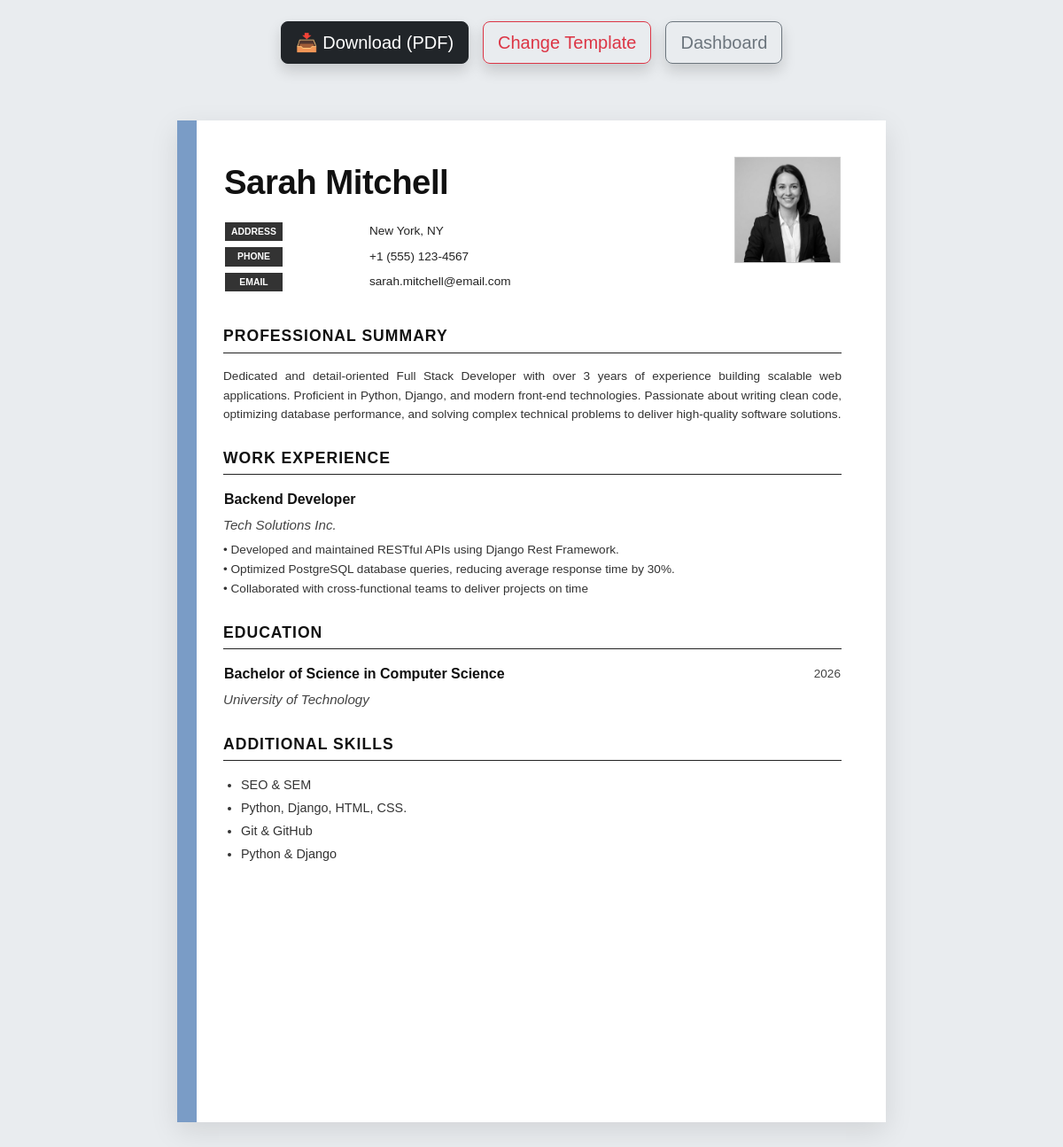
Page /cv/ (signed in) on the earlier database version.
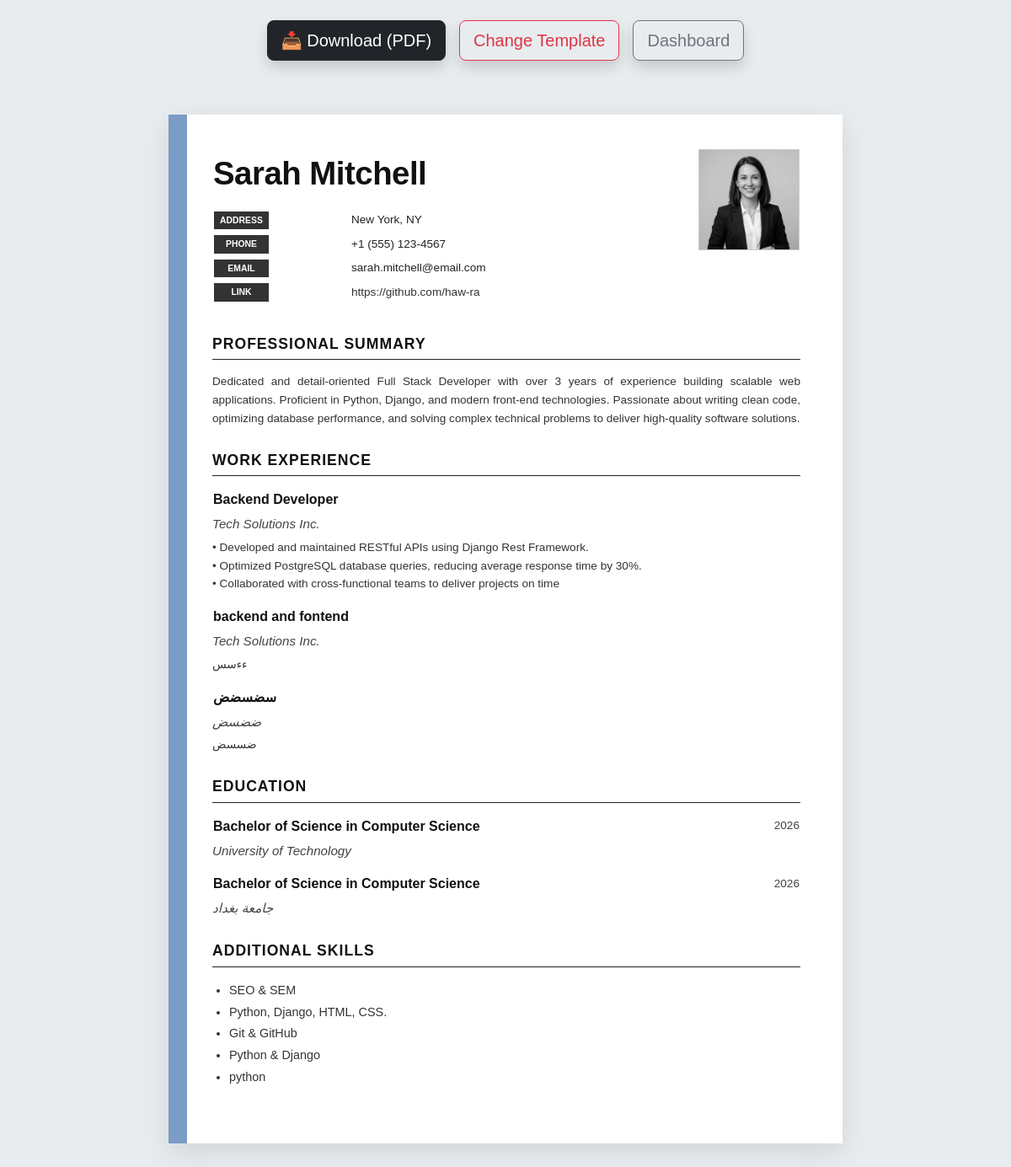
Same page on the later database version.
### cv_app/models.py (models this page shows, shortened)
class Profile(models.Model):
    user = models.ForeignKey(settings.AUTH_USER_MODEL, on_delete=models.CASCADE, null=True, blank=True)
    STYLE_CHOICES = [
        ('classic', 'كلاسيك أبيض - Classic White'),
        ('modern-dark', 'مودرن غامق - Modern Dark'),
        ('creative-blue', 'إبداعي أزرق - Creative Blue'),
        ('elegant', 'أنيق ومقسم - Elegant Minimal'),
    ]
    name = models.CharField(max_length=100)
    job_title = models.CharField(max_length=100)
    email = models.EmailField()
    phone_number = models.CharField(max_length=20, blank=True, null=True) # رقم الموبايل
    address = models.CharField(max_length=200, blank=True, null=True, verbose_name="عنوان السكن")
    profile_picture = models.ImageField(upload_to='profile_pics/', blank=True, null=True) # الصورة الشخصية
    cv_style = models.CharField(
        max_length=30,
        choices=STYLE_CHOICES,
        default='classic',
        verbose_name='نمط السيرة الذاتية'
    )
    bio = models.TextField()
    social_link = models.URLField(blank=True, null=True)

class Experience(models.Model):
    profile = models.ForeignKey(Profile, on_delete=models.CASCADE)
    company_or_project = models.CharField(max_length=150)
    job_role = models.CharField(max_length=100)
    description = models.TextField()

class Education(models.Model):
    profile = models.ForeignKey(Profile, on_delete=models.CASCADE)
    university = models.CharField(max_length=150)
    degree = models.CharField(max_length=100)
    graduation_year = models.CharField(max_length=4)

class Skill(models.Model):
    profile = models.ForeignKey(Profile, on_delete=models.CASCADE)
    skill_name = models.CharField(max_length=50)

### cv_app/views.py (the view)
# urls.py: path('cv/', views.home, name='home'),
@login_required
def home(request):
    profile = Profile.objects.filter(user=request.user).last()
    if not profile:
        return render(request, 'classic_cv.html', {'profile': None})
    if profile.cv_style == 'modern-dark':
        template_name = 'modern_dark_cv.html'
    elif profile.cv_style == 'creative-blue':
        template_name = 'creative_blue_cv.html'
    elif profile.cv_style == 'elegant': # السطر الجديد الخاص بالقالب الأنيق
        template_name = 'elegant_cv.html'
    elif profile.cv_style == 'english': # 👈 إضافة السطر الخاص بالقالب الإنجليزي
        template_name = 'english_cv.html'
    else:
        template_name = 'classic_cv.html'
    return render(request, template_name, {'profile': profile})

### cv_app/templates/english_cv.html (shortened to what this page needs)
<!DOCTYPE html>
<html lang="en" dir="ltr">
<head>
    <link href="https://cdn.jsdelivr.net/npm/bootstrap@5.3.0/dist/css/bootstrap.min.css" rel="stylesheet">
</head>
<body>
<div class="container">
    <div class="action-buttons no-print d-flex flex-column flex-md-row justify-content-center gap-3 my-4">
        <a href="{% url 'download_cv_pdf' profile.id %}" target="_blank" download class="btn btn-dark btn-lg shadow">📥 Download (PDF)</a>
        <a href="{% url 'choose_template' %}" class="btn btn-outline-danger btn-lg shadow">Change Template</a>
        <a href="{% url 'dashboard' %}" class="btn btn-outline-secondary btn-lg shadow">Dashboard</a>
    </div>
    {% if profile %}
    <div class="table-responsive" style="overflow-x: auto; max-width: 100%; padding-bottom: 15px;">
        <div class="cv-paper">
            <table class="header-table">
                <tr>
                    <td class="header-left">
                        <div class="cv-name">{{ profile.name }}</div>
                        <table class="contact-info">
                            {% if profile.address %}
                            <tr>
                                <td><span class="contact-label">Address</span></td>
                                <td>{{ profile.address }}</td>
                            </tr>
                            {% endif %}
                            {% if profile.phone_number %}
                            <tr>
                                <td><span class="contact-label">Phone</span></td>
                                <td>{{ profile.phone_number }}</td>
                            </tr>
                            {% endif %}
                            <tr>
                                <td><span class="contact-label">Email</span></td>
                                <td>{{ profile.email }}</td>
                            </tr>
                            {% if profile.social_link %}
                            <tr>
                                <td><span class="contact-label">Link</span></td>
                                <td><a href="{{ profile.social_link }}" target="_blank" style="color: #333; text-decoration: none;">{{ profile.social_link }}</a></td>
                            </tr>
                            {% endif %}
                        </table>
                    </td>
                    <td class="header-right">
                        {% if profile.profile_picture %}
                            <img src="{{ profile.profile_picture.url }}" alt="Profile Photo" class="profile-photo">
                        {% endif %}
                    </td>
                </tr>
            </table>
            <div class="section">
                <div class="section-title">Professional Summary</div>
                <div class="item-desc">{{ profile.bio }}</div>
            </div>
            <div class="section">
                <div class="section-title">Work Experience</div>
                {% for exp in profile.experience_set.all %}
                    <table class="item-table">
                        <tr>
                            <td class="item-title-cell">{{ exp.job_role }}</td>
                        </tr>
                    </table>
                    <div class="item-subtitle">{{ exp.company_or_project }}</div>
                    <div class="item-desc">{{ exp.description }}</div>
                {% empty %}
                    <div class="item-desc text-muted">No experience added yet.</div>
                {% endfor %}
            </div>
            <div class="section">
                <div class="section-title">Education</div>
                {% for edu in profile.education_set.all %}
                    <table class="item-table">
                        <tr>
                            <td class="item-title-cell">{{ edu.degree }}</td>
                            <td class="item-date-cell">{{ edu.graduation_year }}</td>
                        </tr>
                    </table>
                    <div class="item-subtitle">{{ edu.university }}</div>
                {% empty %}
                    <div class="item-desc text-muted">No education added yet.</div>
                {% endfor %}
            </div>
            <div class="section">
                <div class="section-title">Additional Skills</div>
                <ul class="skills-list">
                    {% for skill in profile.skill_set.all %}
                        <li>{{ skill.skill_name }}</li>
                    {% empty %}
                        <li class="text-muted" style="list-style: none; margin-left: -20px;">No skills added yet.</li>
                    {% endfor %}
                </ul>
            </div>
        </div>
    </div>
    {% endif %}
</div>
</body>
</html>

### cv_app/templates/english_cv.html (style rules this page uses)
body { background-color: #e9ecef; font-family: 'Arial', Helvetica, sans-serif; margin: 0; padding: 0; color: #222; }
.cv-paper { width: 800px; max-width: 800px; min-height: 1131px; margin: 40px auto; background: #fff; box-shadow: 0 10px 30px rgba(0,0,0,0.1); box-sizing: border-box; border-left: 22px solid #7a9cc6; padding: 40px 50px 40px 30px; }
.header-table { width: 100%; border-collapse: collapse; margin-bottom: 30px; }
.header-left { vertical-align: top; }
.header-right { vertical-align: top; text-align: right; width: 140px; }
.cv-name { font-size: 2.4rem; font-weight: bold; color: #111; margin-bottom: 15px; letter-spacing: -0.5px; }
.contact-info { width: 100%; border-collapse: collapse; }
.contact-info td { padding-bottom: 6px; font-size: 0.85rem; vertical-align: middle; }
.contact-label { background-color: #333; color: #fff; font-size: 0.65rem; font-weight: bold; text-transform: uppercase; padding: 3px 6px; display: inline-block; width: 65px; text-align: center; }
.profile-photo { width: 120px; height: 120px; object-fit: cover; filter: grayscale(100%); border: 1px solid #ccc; }
.section { margin-bottom: 25px; }
.section-title { font-size: 1.1rem; font-weight: bold; color: #111; text-transform: uppercase; border-bottom: 1.5px solid #222; padding-bottom: 5px; margin-bottom: 15px; letter-spacing: 1px; }
.item-table { width: 100%; border-collapse: collapse; margin-bottom: 5px; }
.item-title-cell { font-weight: bold; font-size: 1rem; color: #111; }
.item-date-cell { text-align: right; font-size: 0.85rem; color: #444; white-space: nowrap; }
.item-subtitle { font-weight: normal; color: #444; font-size: 0.95rem; margin-bottom: 5px; font-style: italic; }
.item-desc { font-size: 0.85rem; line-height: 1.6; color: #333; text-align: justify; white-space: pre-line; margin-bottom: 15px; }
.skills-list { font-size: 0.9rem; line-height: 1.8; color: #333; padding-left: 20px; margin-top: 5px; }
.action-buttons { text-align: center; margin: 30px 0; }

Differences in the rows shown:
changed Profile "Sarah Mitchell": social_link (not shown) → "https://github.com/haw-ra"
added Experience: job_role "backend and fontend", company_or_project "Tech Solutions Inc.", description "ءءسس"
added Experience: job_role "سضسضض", company_or_project "ضضسض", description "ضسسض"
added Education: degree "Bachelor of Science in Computer Science", graduation_year "2026", university "جامعة بغداد"
added Skill: skill_name "python"
Other differences:
text now shown: "LINK"
